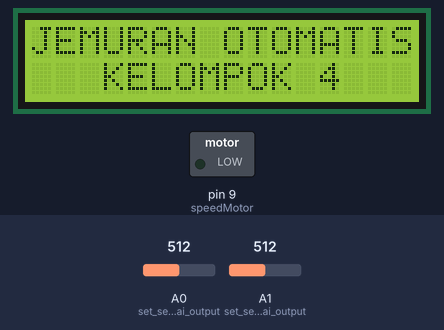
Bench run of a sketch on a simulated Arduino Uno, built with avr-gcc and run on an emulated ATmega328P. Parts: 16×2 character LCD, switched loads named in the sketch (green lamp = pin HIGH). The test bench sets the inputs (shaded band); at power-on: A0 (set_sebagai_output) = 512, A1 (set_sebagai_output) = 512.

Above: at 0.1 s.
At 5.2 s:
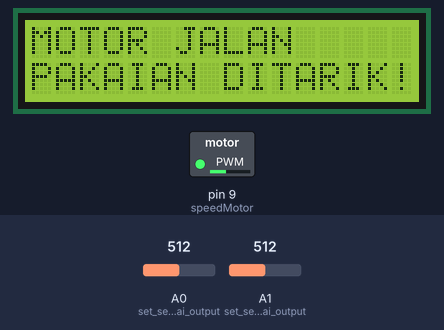
At 15.3 s:
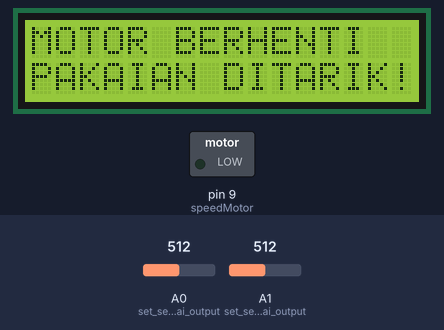
Timing chart, 0 to 16.8 s (numbered marks = the images above):
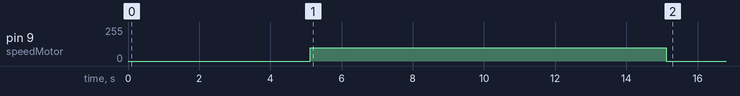

The sketch:

Main.ino
```cpp
#include <Wire.h>
#include <LiquidCrystal_I2C.h>

#define LIMIT_LDR 200 // nilai batas intensitas cahaya pada LDR
#define LIMIT_RAIN 1000 // nilai batas air pada sensor
#define LIMIT_MOTOR 100 // nilai batas waktu putaran motor
#define LIMIT_SPEED 100 // nilai kecepatan motor

byte hold1 = 0; // tahan putara motor jemur
byte hold2 = 0; // tahan putara motor balik
byte Stop = 0;

const byte en1 = 2;
const byte en2 = 3;
const byte speedMotor = 9;


// set alamat pada LCD, ditemukan alamat LCD yang kita gunakan adalah 0x3f untuk 16 char dan 2 line display.
LiquidCrystal_I2C lcd(0x3f, 16, 2);

void jemur();
void kembali();
void berhenti();

void setup()
{
  pinMode(A0, INPUT_PULLUP); // set sebagai output
  pinMode(A1, INPUT_PULLUP); // set sebagai output
lcd.begin();
  lcd.backlight();
  lcd.setCursor(0,0);
  lcd.print("JEMURAN OTOMATIS");
  lcd.setCursor(3,1);
  lcd.print("KELOMPOK 4");
  delay(5000);
  lcd.clear();
}

void loop()
{
  int s_ldr = analogRead(A0);
  int s_rain = analogRead(A1);
  lcd.clear();
  /*lcd.setCursor(0,0);
  lcd.print("L: ");
  lcd.print(s_ldr);
  lcd.print("  R: ");
  lcd.print(s_rain);
 */  if ( s_ldr < LIMIT_LDR && s_rain > LIMIT_RAIN){ // TERANG ATAU TIDAK HUJAN
    lcd.setCursor(0,1);
    lcd.print("PAKAIAN DIJEMUR!");
     if ( hold1 == 0){
        lcd.setCursor(0,0);
        lcd.print("MOTOR JALAN");
        jemur();
     }
     if ( Stop == 1){
        lcd.setCursor(0,0);
        lcd.print("MOTOR BERHENTI");
     }
  }

  if ( s_ldr > LIMIT_LDR || s_rain < LIMIT_RAIN){ // GELAP ATAU HUJAN
    lcd.setCursor(0,1);
    lcd.print("PAKAIAN DITARIK!");
    if ( hold2 == 0){
        lcd.setCursor(0,0);
        lcd.print("MOTOR JALAN");
        kembali();
     }
     if ( Stop == 1){
        lcd.setCursor(0,0);
        lcd.print("MOTOR BERHENTI");
     }
  }
  delay(250);
}


void jemur(){
  Stop = 0;
  for ( int i = 0; i < LIMIT_MOTOR; i++){
    analogWrite(speedMotor, LIMIT_SPEED);
    digitalWrite(en1, LOW);
    digitalWrite(en2, HIGH);
    delay(100);
    if ( i == LIMIT_MOTOR - 1){
      hold1 = 1;
      hold2 = 0;
      berhenti();
    }
  }
}

void kembali(){
  Stop = 0;
   for ( int i = 0; i < LIMIT_MOTOR; i++){
    analogWrite(speedMotor, LIMIT_SPEED);
    digitalWrite(en1, HIGH);
    digitalWrite(en2, LOW);
    delay(100);
     if ( i == LIMIT_MOTOR - 1){
      hold1 = 0;
      hold2 = 1;
      berhenti();
    }
  }
}

void berhenti(){
    analogWrite(speedMotor, 0);
    digitalWrite(en1, LOW);
    digitalWrite(en2, HIGH);
    Stop = 1;
    delay(100);
}
```

Measured:
- by itself, pin 9 (speedMotor): 0/255 → 100/255 at 5.1 s, → 0/255 10.0 s later
- what the display in image 1 shows lasts 10.1 s, from 5.1 s to 15.2 s
